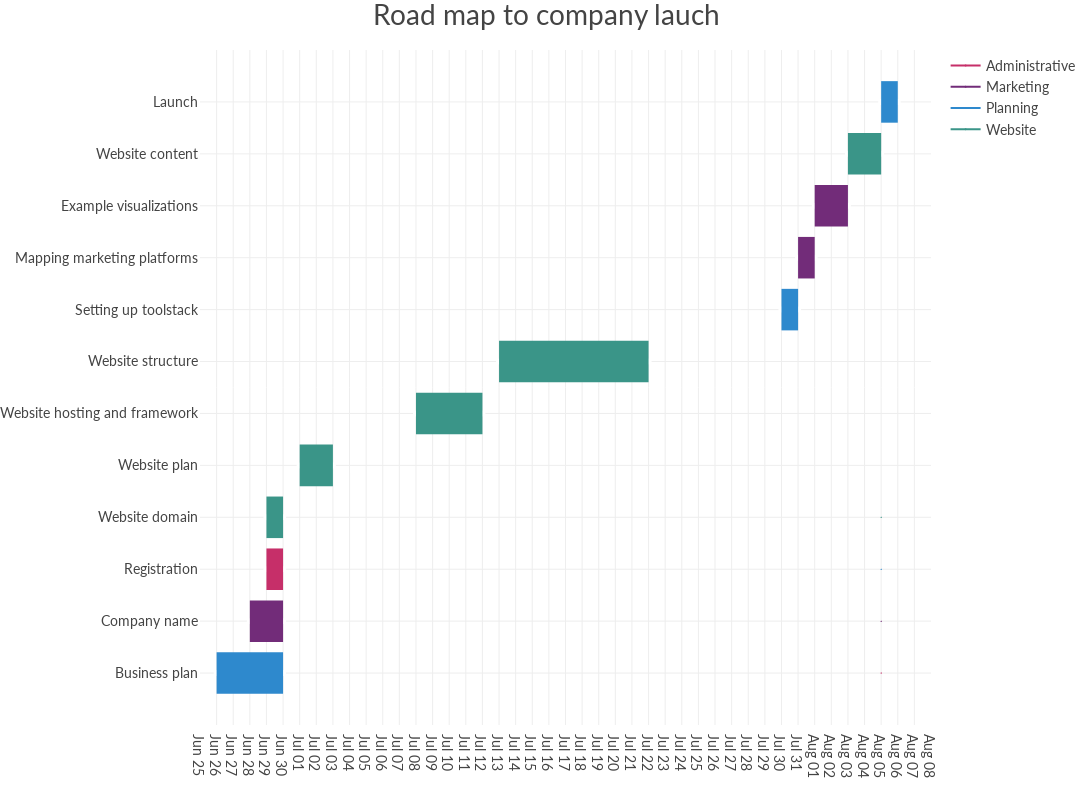

Notebook source saved alongside this figure:
### Code cell
# Set colors
colors = dict(Planning = 'rgb(46, 137, 205)',
              Marketing = 'rgb(114, 44, 121)',
              Administrative = 'rgb(198, 47, 105)',
              Website = 'rgb(58, 149, 136)')

# Create figure
fig = ff.create_gantt(activities, colors=colors, index_col='Type', showgrid_y=True, showgrid_x=True, height=800, width=1200, show_colorbar=True, bar_width=0.4)
# fig = ff.create_gantt(activities, showgrid_y=True, showgrid_x=True, width=1000)


# Edit margins
fig['layout']['margin'] = go.layout.Margin(
        l=200,
        r=50,
        b=75,
        t=50,
        pad=1)

# Set font to Lato
fig['layout']['font'] = dict(family='Lato', size=14)

# Format x-axis
fig['layout']['xaxis'] = dict(dtick=86400000.0, range=['2019-06-25','2019-08-08'], tickformat='%b %d')

# Format y-axis
fig['layout']['yaxis']['range'] = [-1,12]

# Set title
fig['layout']['title'] = go.layout.Title(text='Road map to company lauch')
fig['layout']['titlefont'] = dict(family='Lato',size=28)

iplot(fig, filename='gantt-simple-gantt-chart')

### Figure 1 — Plotly figure (JSON) as saved in the notebook; plotly's stock layout.template omitted (floating-point values rounded to 4 significant figures)
{"data": [{"marker": {"color": "white"}, "name": "", "showlegend": false, "type": "scatter", "uid": "b4ddf6b0-7919-4ffa-85e3-9c1e512fe172", "x": ["2019-06-26", "2019-06-30"], "y": [0, 0]}, {"marker": {"color": "white"}, "name": "", "showlegend": false, "type": "scatter", "uid": "4f982f24-8171-4fcb-8a89-19a70493d6c9", "x": ["2019-06-28", "2019-06-30"], "y": [1, 1]}, {"marker": {"color": "white"}, "name": "", "showlegend": false, "type": "scatter", "uid": "62191de3-f3f3-4796-b2f1-b1f24031e508", "x": ["2019-06-29", "2019-06-30"], "y": [2, 2]}, {"marker": {"color": "white"}, "name": "", "showlegend": false, "type": "scatter", "uid": "6d143eb7-417f-469c-b1c6-8730433ca6ed", "x": ["2019-06-29", "2019-06-30"], "y": [3, 3]}, {"marker": {"color": "white"}, "name": "", "showlegend": false, "type": "scatter", "uid": "0b3047a6-dca3-49e9-b2ed-d4642bebf812", "x": ["2019-07-01", "2019-07-03"], "y": [4, 4]}, {"marker": {"color": "white"}, "name": "", "showlegend": false, "type": "scatter", "uid": "d43f619d-fdc3-4572-b405-cc7bafbc77cd", "x": ["2019-07-08", "2019-07-12"], "y": [5, 5]}, {"marker": {"color": "white"}, "name": "", "showlegend": false, "type": "scatter", "uid": "26629680-1196-4b00-bdff-75270086cae8", "x": ["2019-07-13", "2019-07-22"], "y": [6, 6]}, {"marker": {"color": "white"}, "name": "", "showlegend": false, "type": "scatter", "uid": "4595f18a-6f81-4114-a68a-bbba46de365d", "x": ["2019-07-30", "2019-07-31"], "y": [7, 7]}, {"marker": {"color": "white"}, "name": "", "showlegend": false, "type": "scatter", "uid": "2817fea8-1f1e-481d-b324-e001922ec861", "x": ["2019-07-31", "2019-08-01"], "y": [8, 8]}, {"marker": {"color": "white"}, "name": "", "showlegend": false, "type": "scatter", "uid": "c2002e66-662b-462f-8bc1-0914bd1fa07a", "x": ["2019-08-01", "2019-08-03"], "y": [9, 9]}, {"marker": {"color": "white"}, "name": "", "showlegend": false, "type": "scatter", "uid": "06a626f8-21e5-43ce-b4af-1bd4f6ff36b6", "x": ["2019-08-03", "2019-08-05"], "y": [10, 10]}, {"marker": {"color": "white"}, "name": "", "showlegend": false, "type": "scatter", "uid": "a2fa83f7-a56e-4a0e-b96a-3f6b9f6aaf46", "x": ["2019-08-05", "2019-08-06"], "y": [11, 11]}, {"hoverinfo": "none", "marker": {"color": "rgb(198, 47, 105)", "size": 1}, "name": "Administrative", "showlegend": true, "type": "scatter", "uid": "7929a3a7-c30a-406d-87ff-f464fbd1bc2e", "x": ["2019-08-05", "2019-08-05"], "y": [0, 0]}, {"hoverinfo": "none", "marker": {"color": "rgb(114, 44, 121)", "size": 1}, "name": "Marketing", "showlegend": true, "type": "scatter", "uid": "d211ca44-1f8f-44c5-908d-34e4a0dceb48", "x": ["2019-08-05", "2019-08-05"], "y": [1, 1]}, {"hoverinfo": "none", "marker": {"color": "rgb(46, 137, 205)", "size": 1}, "name": "Planning", "showlegend": true, "type": "scatter", "uid": "6b7fadd5-9f70-4580-b78c-b118ab618b3a", "x": ["2019-08-05", "2019-08-05"], "y": [2, 2]}, {"hoverinfo": "none", "marker": {"color": "rgb(58, 149, 136)", "size": 1}, "name": "Website", "showlegend": true, "type": "scatter", "uid": "cac1d1fe-fc37-4d6e-80fc-0855031c4fee", "x": ["2019-08-05", "2019-08-05"], "y": [3, 3]}], "layout": {"font": {"family": "Lato", "size": 14}, "height": 800, "hovermode": "closest", "margin": {"b": 75, "l": 200, "pad": 1, "r": 50, "t": 50}, "shapes": [{"fillcolor": "rgb(46, 137, 205)", "line": {"width": 0}, "opacity": 1, "type": "rect", "x0": "2019-06-26", "x1": "2019-06-30", "xref": "x", "y0": -0.4, "y1": 0.4, "yref": "y"}, {"fillcolor": "rgb(114, 44, 121)", "line": {"width": 0}, "opacity": 1, "type": "rect", "x0": "2019-06-28", "x1": "2019-06-30", "xref": "x", "y0": 0.6, "y1": 1.4, "yref": "y"}, {"fillcolor": "rgb(198, 47, 105)", "line": {"width": 0}, "opacity": 1, "type": "rect", "x0": "2019-06-29", "x1": "2019-06-30", "xref": "x", "y0": 1.6, "y1": 2.4, "yref": "y"}, {"fillcolor": "rgb(58, 149, 136)", "line": {"width": 0}, "opacity": 1, "type": "rect", "x0": "2019-06-29", "x1": "2019-06-30", "xref": "x", "y0": 2.6, "y1": 3.4, "yref": "y"}, {"fillcolor": "rgb(58, 149, 136)", "line": {"width": 0}, "opacity": 1, "type": "rect", "x0": "2019-07-01", "x1": "2019-07-03", "xref": "x", "y0": 3.6, "y1": 4.4, "yref": "y"}, {"fillcolor": "rgb(58, 149, 136)", "line": {"width": 0}, "opacity": 1, "type": "rect", "x0": "2019-07-08", "x1": "2019-07-12", "xref": "x", "y0": 4.6, "y1": 5.4, "yref": "y"}, {"fillcolor": "rgb(58, 149, 136)", "line": {"width": 0}, "opacity": 1, "type": "rect", "x0": "2019-07-13", "x1": "2019-07-22", "xref": "x", "y0": 5.6, "y1": 6.4, "yref": "y"}, {"fillcolor": "rgb(46, 137, 205)", "line": {"width": 0}, "opacity": 1, "type": "rect", "x0": "2019-07-30", "x1": "2019-07-31", "xref": "x", "y0": 6.6, "y1": 7.4, "yref": "y"}, {"fillcolor": "rgb(114, 44, 121)", "line": {"width": 0}, "opacity": 1, "type": "rect", "x0": "2019-07-31", "x1": "2019-08-01", "xref": "x", "y0": 7.6, "y1": 8.4, "yref": "y"}, {"fillcolor": "rgb(114, 44, 121)", "line": {"width": 0}, "opacity": 1, "type": "rect", "x0": "2019-08-01", "x1": "2019-08-03", "xref": "x", "y0": 8.6, "y1": 9.4, "yref": "y"}, {"fillcolor": "rgb(58, 149, 136)", "line": {"width": 0}, "opacity": 1, "type": "rect", "x0": "2019-08-03", "x1": "2019-08-05", "xref": "x", "y0": 9.6, "y1": 10.4, "yref": "y"}, {"fillcolor": "rgb(46, 137, 205)", "line": {"width": 0}, "opacity": 1, "type": "rect", "x0": "2019-08-05", "x1": "2019-08-06", "xref": "x", "y0": 10.6, "y1": 11.4, "yref": "y"}], "showlegend": true, "title": {"font": {"family": "Lato", "size": 28}, "text": "Road map to company lauch"}, "width": 1200, "xaxis": {"dtick": 86400000, "range": ["2019-06-25", "2019-08-08"], "tickformat": "%b %d", "type": "date"}, "yaxis": {"autorange": false, "range": [-1, 12], "showgrid": true, "ticktext": ["Business plan", "Company name", "Registration", "Website domain", "Website plan", "Website hosting and framework", "Website structure", "Setting up toolstack", "Mapping marketing platforms", "Example visualizations", "Website content", "Launch"], "tickvals": [0, 1, 2, 3, 4, 5, 6, 7, 8, 9, 10, 11], "type": "linear", "zeroline": false}}}
